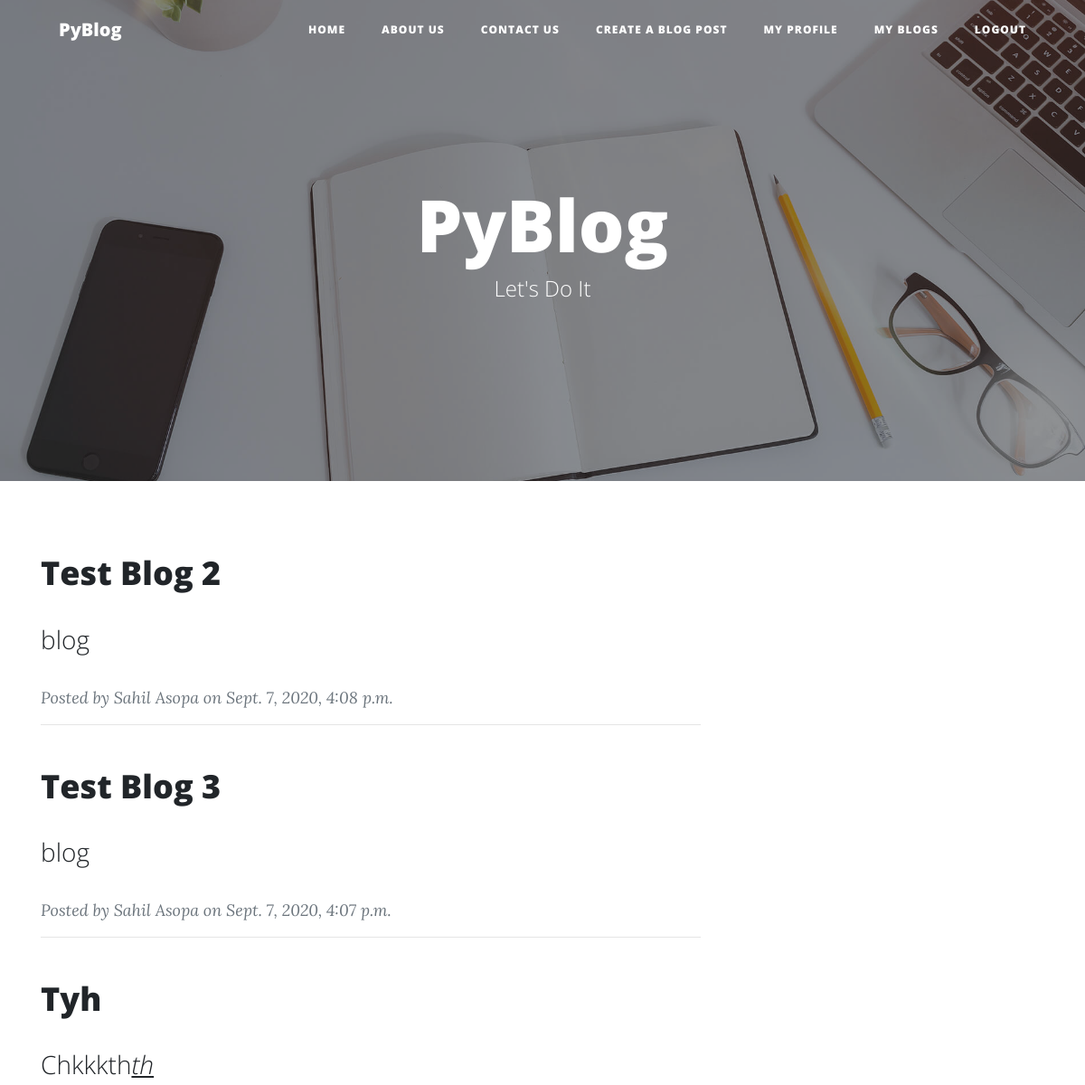
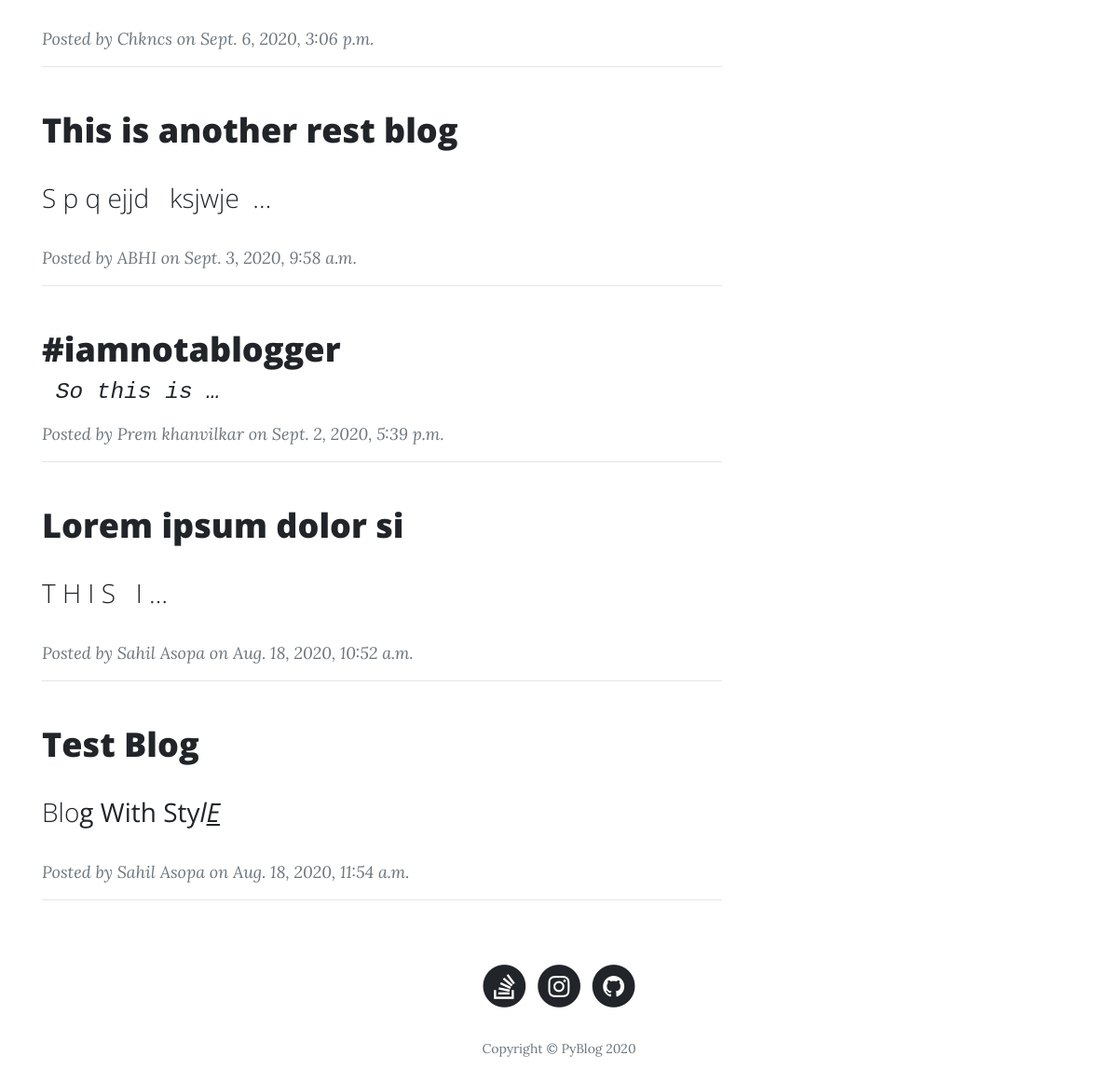
Before: / (signed in) with the older database file (2 pictures, top to bottom).
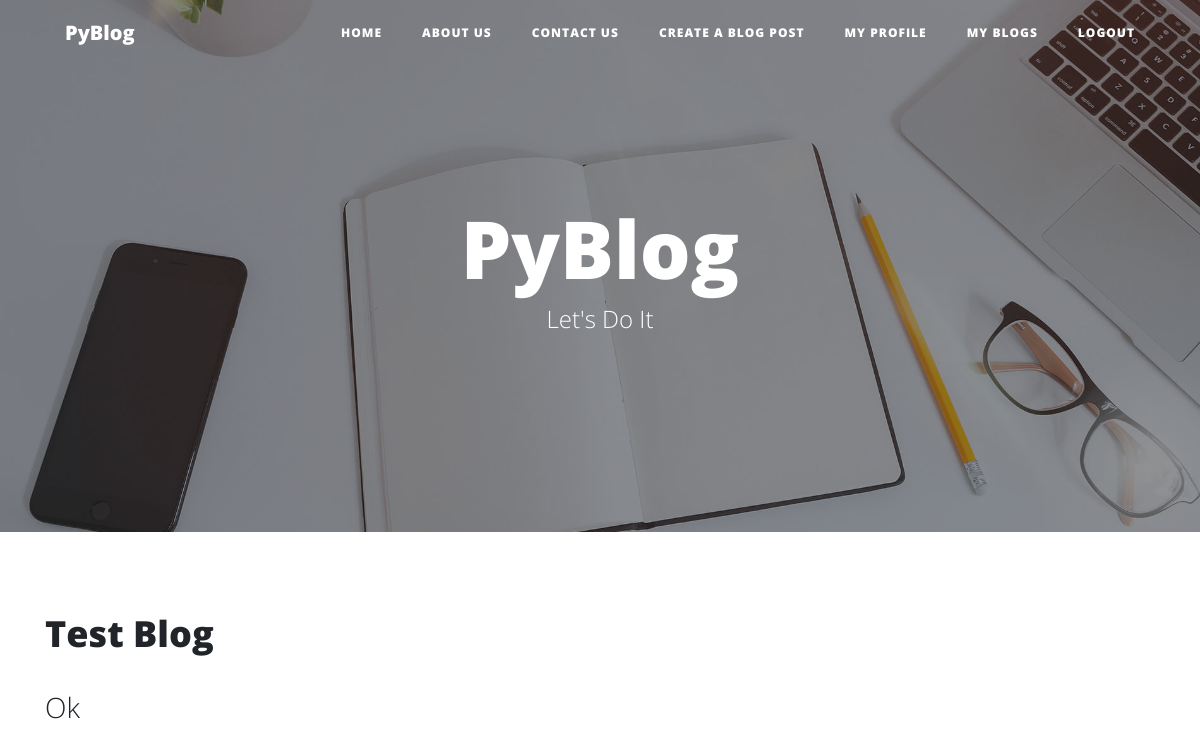
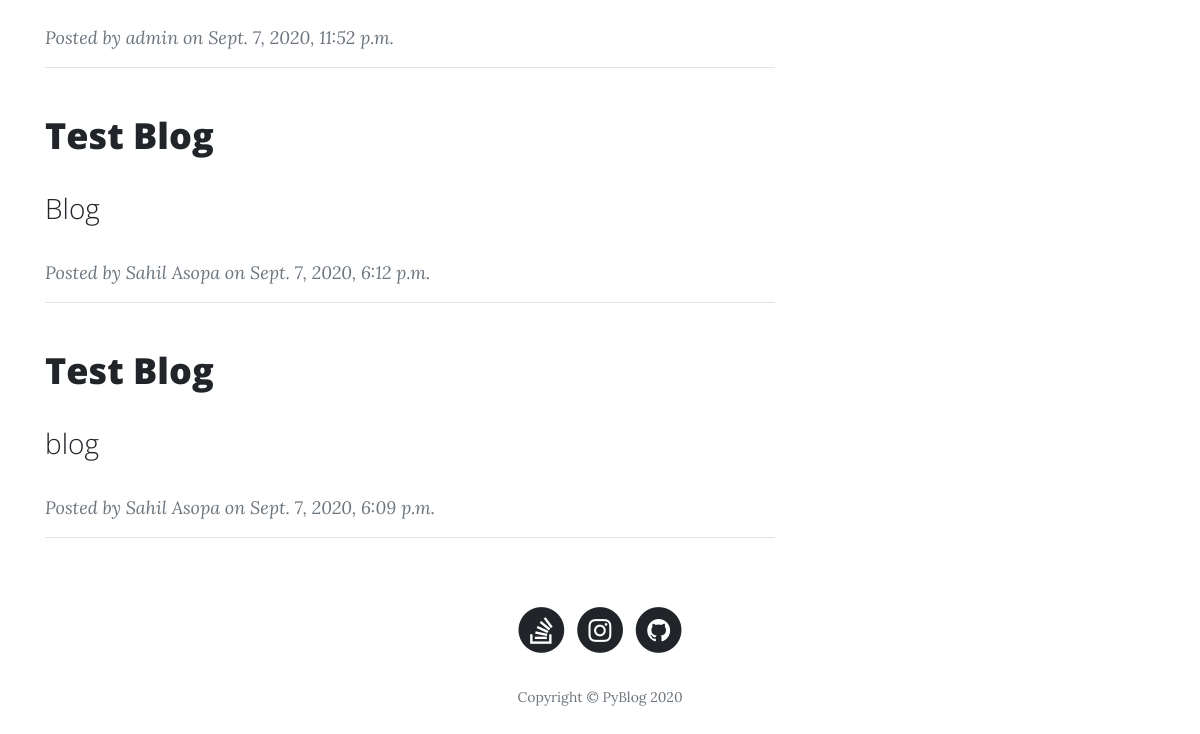
After: the same page with the newer database file (2 pictures, top to bottom).
### Blogsite/models.py (models this page shows, shortened)
class Blog(models.Model):
    user = models.ForeignKey(BlogUser, on_delete=models.CASCADE)
    heading = models.CharField(max_length=100)
    blog = RichTextField()
    image = models.ImageField(blank=True, null=True, upload_to='media')
    uploaded_on = models.DateTimeField(auto_now=True)
    views = models.ManyToManyField(BlogUser, blank=True, related_name='Views')
    likes = models.ManyToManyField(BlogUser, blank=True, related_name='Likes')
    comments = models.CharField(blank=True, max_length=120)
    def get_absolute_url(self):
        return f"/post/{self.id}/"

class BlogUser(models.Model):
    user = models.OneToOneField(User, on_delete=models.CASCADE)
    full_name = models.CharField(max_length=52)
    username = models.CharField(unique=True, max_length=15)
    email = models.EmailField(blank=True, unique=True)
    followers = models.ManyToManyField(User, blank=True, related_name='followers')
    following = models.ManyToManyField(User, blank=True, related_name='following')
    def __str__(self):
        return self.full_name

### Blogsite/views.py (the view)
# urls.py: path('', views.home, name='home'),
@login_required(login_url='/login')
def home(request):
    user = BlogUser.objects.get(user=request.user)
    blog = Blog.objects.all().order_by('-id')[:1000]
    context = {
        'user': user,
        'blog': blog,
    }
    return render(request, 'index.html', context)

### templates/index.html (shortened to what this page needs)
{% load static %}
<html>
<head>
    <link rel="stylesheet" href="{% static 'assets/bootstrap/css/bootstrap.min.css' %}">
    <link rel="stylesheet" href="{% static 'assets/fonts/font-awesome.min.css' %}">
</head>
<body>
<nav class="navbar navbar-light navbar-expand-lg fixed-top" id="mainNav">
    <div class="container"><a class="navbar-brand" href="/">PyBlog</a>
        <div class="collapse navbar-collapse" id="navbarResponsive">
            <ul class="nav navbar-nav ml-auto">
                <li class="nav-item" role="presentation"><a class="nav-link" href="{% url 'home' %}">Home</a></li>
                <li class="nav-item" role="presentation"><a class="nav-link" href="{% url 'about' %}">About us</a></li>
                <li class="nav-item" role="presentation"><a class="nav-link" href="{% url 'contact' %}">Contact us</a>
                </li>
                <li class="nav-item" role="presentation"><a class="nav-link" href="{% url 'new-post' %}">Create a Blog
                    Post</a>
                <li class="nav-item" role="presentation"><a class="nav-link" href="{% url 'profile' user.id %}">My Profile</a>
                <li class="nav-item" role="presentation"><a class="nav-link" href="{% url 'my_blog' %}">My Blogs</a>
                <li class="nav-item" role="presentation"><a class="nav-link" href="{% url 'logout' %}">Logout</a>
            </ul>
        </div>
    </div>
</nav>
<div class="alternative-body" style="width: 100%;">
    <header class="masthead" style='background-image:url("{% static 'assets/img/home-bg.jpg' %}");'>
        <div class="overlay"></div>
        <div class="container">
            <div class="row">
                <div class="col-md-10 col-lg-8 mx-auto">
                    <div class="site-heading">
                        <h1>PyBlog</h1><span class="subheading">Let's Do It</span></div>
                </div>
            </div>
        </div>
    </header>
    <div class="container">
        {% if blog %}
            {% for blog in blog %}
                <div class="row">
                    <div class="col-md-10 col-lg-8">
                        <div class="post-preview">
                            <a href="{{ blog.get_absolute_url }}">
                                <h2 class="post-title">{{ blog.heading|safe }}</h2>
                                <h3 class="post-subtitle">{{ blog.blog|truncatewords:5|safe }}</h3>
                            </a>
                            <a href="{% url 'profile' blog.user.id %}" class="post-meta">Posted by&nbsp;{{ blog.user }}
                                on {{ blog.uploaded_on }}
                            </a>
                        </div>
                        <hr>
                    </div>
                </div>
            {% endfor %}
        {% else %}
            <h3> Oops We Currently Have No Blogs! <a href="/new/post"> Click Here To Create One</a></h3>
        {% endif %}
    </div>
    <footer>
        <div class="container">
            <div class="row">
                <div class="col-md-10 col-lg-8 mx-auto">
                    <ul class="list-inline text-center">
                        <a href="https://stackoverflow.com/users/13780862/sahil-asopa">
                            <li class="list-inline-item"><span class="fa-stack fa-lg"><i
                                    class="fa fa-circle fa-stack-2x"></i><i
                                    class="fa fa-stack-overflow fa-stack-1x fa-inverse"></i></span></li>
                        </a>
                        <a href="https://www.instagram.com/pip_install_programming/">
                            <li class="list-inline-item"><span class="fa-stack fa-lg"><i
                                    class="fa fa-circle fa-stack-2x"></i><i
                                    class="fa fa-instagram fa-stack-1x fa-inverse"></i></span></li>
                        </a>
                        <a href="https://github.com/sahilasopa">
                            <li class="list-inline-item"><span class="fa-stack fa-lg"><i
                                    class="fa fa-circle fa-stack-2x"></i><i
                                    class="fa fa-github fa-stack-1x fa-inverse"></i></span></li>
                        </a>
                    </ul>
                    <p class="text-muted copyright">Copyright&nbsp;©&nbsp;PyBlog 2020</p>
                </div>
            </div>
        </div>
    </footer>
</div>
</body>
</html>

Changed rows visible on the page:
removed Blog: heading "Test Blog 2", blog "blog", user "Sahil Asopa", uploaded_on "Sept. 7, 2020, 4:08 p.m."
removed Blog: heading "Test Blog 3", blog "blog", user "Sahil Asopa", uploaded_on "Sept. 7, 2020, 4:07 p.m."
removed Blog: heading "Tyh", blog "Chkkkth th", user "Chkncs", uploaded_on "Sept. 6, 2020, 3:06 p.m."
removed Blog: heading "This is another rest blog", blog "S p q ejjd ksjwje …", user "ABHI", uploaded_on "Sept. 3, 2020, 9:58 a.m."
removed Blog: heading "#iamnotablogger", blog "So this is …", user "Prem khanvilkar", uploaded_on "Sept. 2, 2020, 5:39 p.m."
removed Blog: heading "Lorem ipsum dolor si", blog "T H I S I …", user "Sahil Asopa", uploaded_on "Aug. 18, 2020, 10:52 a.m."
removed Blog: heading "Test Blog", blog "Blo g With Sty l E", user "Sahil Asopa", uploaded_on "Aug. 18, 2020, 11:54 a.m."
added Blog: heading "Test Blog", blog "Ok", user "admin", uploaded_on "Sept. 7, 2020, 11:52 p.m."
added Blog: heading "Test Blog", blog "Blog", user "Sahil Asopa", uploaded_on "Sept. 7, 2020, 6:12 p.m."
added Blog: heading "Test Blog", blog "blog", user "Sahil Asopa", uploaded_on "Sept. 7, 2020, 6:09 p.m."
